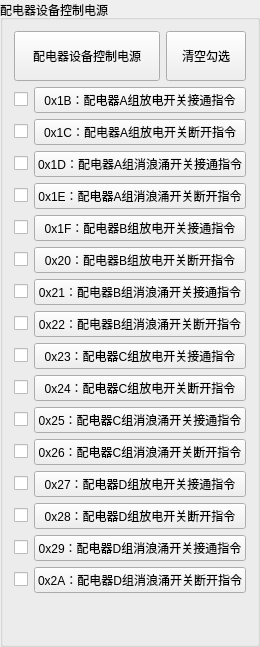
    <widget class="QGroupBox" name="groupBox_4">
     <property name="title">
      <string>配电器设备控制电源</string>
     </property>
     <layout class="QVBoxLayout" name="verticalLayout_5">
      <item>
       <layout class="QHBoxLayout" name="horizontalLayout_93">
        <item>
         <widget class="QPushButton" name="pushButton_CAN_SUM">
          <property name="minimumSize">
           <size>
            <width>0</width>
            <height>50</height>
           </size>
          </property>
          <property name="styleSheet">
           <string notr="true"/>
          </property>
          <property name="text">
           <string>配电器设备控制电源</string>
          </property>
         </widget>
        </item>
        <item>
         <widget class="QPushButton" name="pushButton_Clear_CAN">
          <property name="sizePolicy">
           <sizepolicy hsizetype="Fixed" vsizetype="Fixed">
            <horstretch>0</horstretch>
            <verstretch>0</verstretch>
           </sizepolicy>
          </property>
          <property name="minimumSize">
           <size>
            <width>0</width>
            <height>50</height>
           </size>
          </property>
          <property name="styleSheet">
           <string notr="true"/>
          </property>
          <property name="text">
           <string>清空勾选</string>
          </property>
         </widget>
        </item>
       </layout>
      </item>
      <item>
       <layout class="QHBoxLayout" name="horizontalLayout_30">
        <item>
         <widget class="QCheckBox" name="checkBox_OC_0x1B">
          <property name="sizePolicy">
           <sizepolicy hsizetype="Fixed" vsizetype="Fixed">
            <horstretch>0</horstretch>
            <verstretch>0</verstretch>
           </sizepolicy>
          </property>
          <property name="text">
           <string/>
          </property>
         </widget>
        </item>
        <item>
         <widget class="QPushButton" name="pushButton_27">
          <property name="styleSheet">
           <string notr="true"/>
          </property>
          <property name="text">
           <string>0x1B：配电器A组放电开关接通指令</string>
          </property>
         </widget>
        </item>
       </layout>
      </item>
      <item>
       <layout class="QHBoxLayout" name="horizontalLayout_31">
        <item>
         <widget class="QCheckBox" name="checkBox_OC_0x1C">
          <property name="sizePolicy">
           <sizepolicy hsizetype="Fixed" vsizetype="Fixed">
            <horstretch>0</horstretch>
            <verstretch>0</verstretch>
           </sizepolicy>
          </property>
          <property name="text">
           <string/>
          </property>
         </widget>
        </item>
        <item>
         <widget class="QPushButton" name="pushButton_28">
          <property name="styleSheet">
           <string notr="true"/>
          </property>
          <property name="text">
           <string>0x1C：配电器A组放电开关断开指令</string>
          </property>
         </widget>
        </item>
       </layout>
      </item>
      <item>
       <layout class="QHBoxLayout" name="horizontalLayout_32">
        <item>
         <widget class="QCheckBox" name="checkBox_OC_0x1D">
          <property name="sizePolicy">
           <sizepolicy hsizetype="Fixed" vsizetype="Fixed">
            <horstretch>0</horstretch>
            <verstretch>0</verstretch>
           </sizepolicy>
          </property>
          <property name="text">
           <string/>
          </property>
         </widget>
        </item>
        <item>
         <widget class="QPushButton" name="pushButton_29">
          <property name="styleSheet">
           <string notr="true"/>
          </property>
          <property name="text">
           <string>0x1D：配电器A组消浪涌开关接通指令</string>
          </property>
         </widget>
        </item>
       </layout>
      </item>
      <item>
       <layout class="QHBoxLayout" name="horizontalLayout_33">
        <item>
         <widget class="QCheckBox" name="checkBox_OC_0x1E">
          <property name="sizePolicy">
           <sizepolicy hsizetype="Fixed" vsizetype="Fixed">
            <horstretch>0</horstretch>
            <verstretch>0</verstretch>
           </sizepolicy>
          </property>
          <property name="text">
           <string/>
          </property>
         </widget>
        </item>
        <item>
         <widget class="QPushButton" name="pushButton_30">
          <property name="styleSheet">
           <string notr="true"/>
          </property>
          <property name="text">
           <string>0x1E：配电器A组消浪涌开关断开指令</string>
          </property>
         </widget>
        </item>
       </layout>
      </item>
      <item>
       <layout class="QHBoxLayout" name="horizontalLayout_34">
        <item>
         <widget class="QCheckBox" name="checkBox_OC_0x1F">
          <property name="sizePolicy">
           <sizepolicy hsizetype="Fixed" vsizetype="Fixed">
            <horstretch>0</horstretch>
            <verstretch>0</verstretch>
           </sizepolicy>
          </property>
          <property name="text">
           <string/>
          </property>
         </widget>
        </item>
        <item>
         <widget class="QPushButton" name="pushButton_31">
          <property name="styleSheet">
           <string notr="true"/>
          </property>
          <property name="text">
           <string>0x1F：配电器B组放电开关接通指令</string>
          </property>
         </widget>
        </item>
       </layout>
      </item>
      <item>
       <layout class="QHBoxLayout" name="horizontalLayout_35">
        <item>
         <widget class="QCheckBox" name="checkBox_OC_0x20">
          <property name="sizePolicy">
           <sizepolicy hsizetype="Fixed" vsizetype="Fixed">
            <horstretch>0</horstretch>
            <verstretch>0</verstretch>
           </sizepolicy>
          </property>
          <property name="text">
           <string/>
          </property>
         </widget>
        </item>
        <item>
         <widget class="QPushButton" name="pushButton_32">
          <property name="styleSheet">
           <string notr="true"/>
          </property>
          <property name="text">
           <string>0x20：配电器B组放电开关断开指令</string>
          </property>
         </widget>
        </item>
       </layout>
      </item>
      <item>
       <layout class="QHBoxLayout" name="horizontalLayout_36">
        <item>
         <widget class="QCheckBox" name="checkBox_OC_0x21">
          <property name="sizePolicy">
           <sizepolicy hsizetype="Fixed" vsizetype="Fixed">
            <horstretch>0</horstretch>
            <verstretch>0</verstretch>
           </sizepolicy>
          </property>
          <property name="text">
           <string/>
          </property>
         </widget>
        </item>
        <item>
         <widget class="QPushButton" name="pushButton_33">
          <property name="styleSheet">
           <string notr="true"/>
          </property>
          <property name="text">
           <string>0x21：配电器B组消浪涌开关接通指令</string>
          </property>
         </widget>
        </item>
       </layout>
      </item>
      <item>
       <layout class="QHBoxLayout" name="horizontalLayout_37">
        <item>
         <widget class="QCheckBox" name="checkBox_OC_0x22">
          <property name="sizePolicy">
           <sizepolicy hsizetype="Fixed" vsizetype="Fixed">
            <horstretch>0</horstretch>
            <verstretch>0</verstretch>
           </sizepolicy>
          </property>
          <property name="text">
           <string/>
          </property>
         </widget>
        </item>
        <item>
         <widget class="QPushButton" name="pushButton_34">
          <property name="styleSheet">
           <string notr="true"/>
          </property>
          <property name="text">
           <string>0x22：配电器B组消浪涌开关断开指令</string>
          </property>
         </widget>
        </item>
       </layout>
      </item>
      <item>
       <layout class="QHBoxLayout" name="horizontalLayout_38">
        <item>
         <widget class="QCheckBox" name="checkBox_OC_0x23">
          <property name="sizePolicy">
           <sizepolicy hsizetype="Fixed" vsizetype="Fixed">
            <horstretch>0</horstretch>
            <verstretch>0</verstretch>
           </sizepolicy>
          </property>
          <property name="text">
           <string/>
          </property>
         </widget>
        </item>
        <item>
         <widget class="QPushButton" name="pushButton_35">
          <property name="styleSheet">
           <string notr="true"/>
          </property>
          <property name="text">
           <string>0x23：配电器C组放电开关接通指令</string>
          </property>
         </widget>
        </item>
       </layout>
      </item>
      <item>
       <layout class="QHBoxLayout" name="horizontalLayout_39">
        <item>
         <widget class="QCheckBox" name="checkBox_OC_0x24">
          <property name="sizePolicy">
           <sizepolicy hsizetype="Fixed" vsizetype="Fixed">
            <horstretch>0</horstretch>
            <verstretch>0</verstretch>
           </sizepolicy>
          </property>
          <property name="text">
           <string/>
          </property>
         </widget>
        </item>
        <item>
         <widget class="QPushButton" name="pushButton_36">
          <property name="styleSheet">
           <string notr="true"/>
          </property>
          <property name="text">
           <string>0x24：配电器C组放电开关断开指令</string>
          </property>
         </widget>
        </item>
       </layout>
      </item>
      <item>
       <layout class="QHBoxLayout" name="horizontalLayout_40">
        <item>
         <widget class="QCheckBox" name="checkBox_OC_0x25">
          <property name="sizePolicy">
           <sizepolicy hsizetype="Fixed" vsizetype="Fixed">
            <horstretch>0</horstretch>
            <verstretch>0</verstretch>
           </sizepolicy>
          </property>
          <property name="text">
           <string/>
          </property>
         </widget>
        </item>
        <item>
         <widget class="QPushButton" name="pushButton_37">
          <property name="styleSheet">
           <string notr="true"/>
          </property>
          <property name="text">
           <string>0x25：配电器C组消浪涌开关接通指令</string>
          </property>
         </widget>
        </item>
       </layout>
      </item>
      <item>
       <layout class="QHBoxLayout" name="horizontalLayout_41">
        <item>
         <widget class="QCheckBox" name="checkBox_OC_0x26">
          <property name="sizePolicy">
           <sizepolicy hsizetype="Fixed" vsizetype="Fixed">
            <horstretch>0</horstretch>
            <verstretch>0</verstretch>
           </sizepolicy>
          </property>
          <property name="text">
           <string/>
          </property>
         </widget>
        </item>
        <item>
         <widget class="QPushButton" name="pushButton_38">
          <property name="styleSheet">
           <string notr="true"/>
          </property>
          <property name="text">
           <string>0x26：配电器C组消浪涌开关断开指令</string>
          </property>
         </widget>
        </item>
       </layout>
      </item>
      <item>
       <layout class="QHBoxLayout" name="horizontalLayout_42">
        <item>
         <widget class="QCheckBox" name="checkBox_OC_0x27">
          <property name="sizePolicy">
           <sizepolicy hsizetype="Fixed" vsizetype="Fixed">
            <horstretch>0</horstretch>
            <verstretch>0</verstretch>
           </sizepolicy>
          </property>
          <property name="text">
           <string/>
          </property>
         </widget>
        </item>
        <item>
         <widget class="QPushButton" name="pushButton_39">
          <property name="styleSheet">
           <string notr="true"/>
          </property>
          <property name="text">
           <string>0x27：配电器D组放电开关接通指令</string>
          </property>
         </widget>
        </item>
       </layout>
      </item>
      <item>
       <layout class="QHBoxLayout" name="horizontalLayout_43">
        <item>
         <widget class="QCheckBox" name="checkBox_OC_0x28">
          <property name="sizePolicy">
           <sizepolicy hsizetype="Fixed" vsizetype="Fixed">
            <horstretch>0</horstretch>
            <verstretch>0</verstretch>
           </sizepolicy>
          </property>
          <property name="text">
           <string/>
          </property>
         </widget>
        </item>
        <item>
         <widget class="QPushButton" name="pushButton_40">
          <property name="styleSheet">
           <string notr="true"/>
          </property>
          <property name="text">
           <string>0x28：配电器D组放电开关断开指令</string>
          </property>
         </widget>
        </item>
       </layout>
      </item>
      <item>
       <layout class="QHBoxLayout" name="horizontalLayout_44">
        <item>
         <widget class="QCheckBox" name="checkBox_OC_0x29">
          <property name="sizePolicy">
           <sizepolicy hsizetype="Fixed" vsizetype="Fixed">
            <horstretch>0</horstretch>
            <verstretch>0</verstretch>
           </sizepolicy>
          </property>
          <property name="text">
           <string/>
          </property>
         </widget>
        </item>
        <item>
         <widget class="QPushButton" name="pushButton_41">
          <property name="styleSheet">
           <string notr="true"/>
          </property>
          <property name="text">
           <string>0x29：配电器D组消浪涌开关接通指令</string>
          </property>
         </widget>
        </item>
       </layout>
      </item>
      <item>
       <layout class="QHBoxLayout" name="horizontalLayout_45">
        <item>
         <widget class="QCheckBox" name="checkBox_OC_0x2A">
          <property name="sizePolicy">
           <sizepolicy hsizetype="Fixed" vsizetype="Fixed">
            <horstretch>0</horstretch>
            <verstretch>0</verstretch>
           </sizepolicy>
          </property>
          <property name="text">
           <string/>
          </property>
         </widget>
        </item>
        <item>
         <widget class="QPushButton" name="pushButton_42">
          <property name="styleSheet">
           <string notr="true"/>
          </property>
          <property name="text">
           <string>0x2A：配电器D组消浪涌开关断开指令</string>
          </property>
         </widget>
        </item>
       </layout>
      </item>
      <item>
       <spacer name="verticalSpacer_2">
        <property name="orientation">
         <enum>Qt::Vertical</enum>
        </property>
        <property name="sizeHint" stdset="0">
         <size>
          <width>20</width>
          <height>40</height>
         </size>
        </property>
       </spacer>
      </item>
     </layout>
    </widget>
